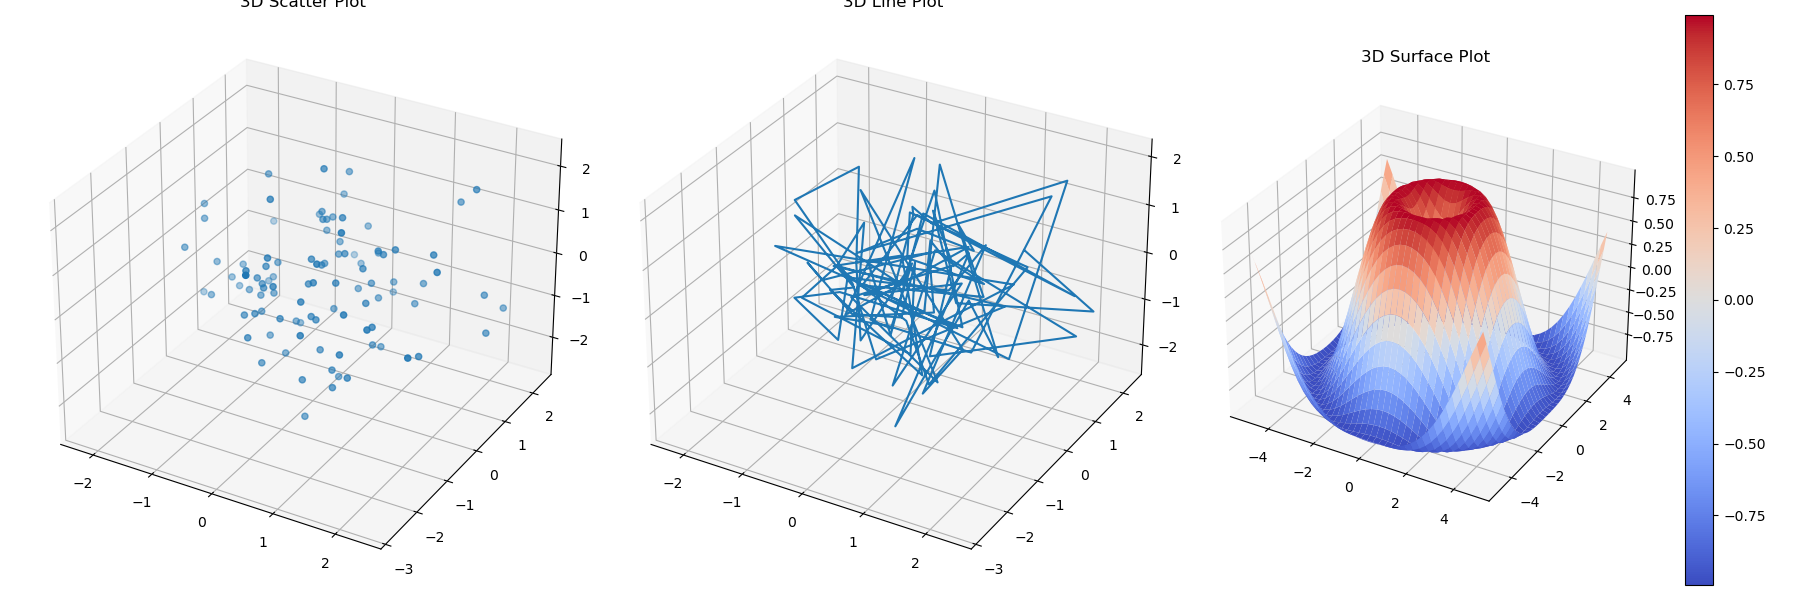

Recreate this plot in Python.
# Import required libraries
import numpy as np
import matplotlib.pyplot as plt
from mpl_toolkits.mplot3d import Axes3D

# Create data
np.random.seed(0)
X = np.random.normal(0, 1, (100, 3))

# Create a 3D scatter plot
fig = plt.figure(figsize=(18, 6))

ax = fig.add_subplot(131, projection='3d')
ax.scatter(X[:, 0], X[:, 1], X[:, 2])
ax.set_title('3D Scatter Plot')

# Create a 3D line plot
ax = fig.add_subplot(132, projection='3d')
ax.plot(X[:, 0], X[:, 1], X[:, 2])
ax.set_title('3D Line Plot')

# Create a 3D surface plot
ax = fig.add_subplot(133, projection='3d')
X_surface = np.arange(-5, 5, 0.25)
Y_surface = np.arange(-5, 5, 0.25)
X_surface, Y_surface = np.meshgrid(X_surface, Y_surface)
Z_surface = np.sin(np.sqrt(X_surface**2 + Y_surface**2))
surf = ax.plot_surface(X_surface, Y_surface, Z_surface, cmap=plt.cm.coolwarm)
fig.colorbar(surf)
ax.set_title('3D Surface Plot')

plt.tight_layout()
plt.savefig('plot_test.png')
